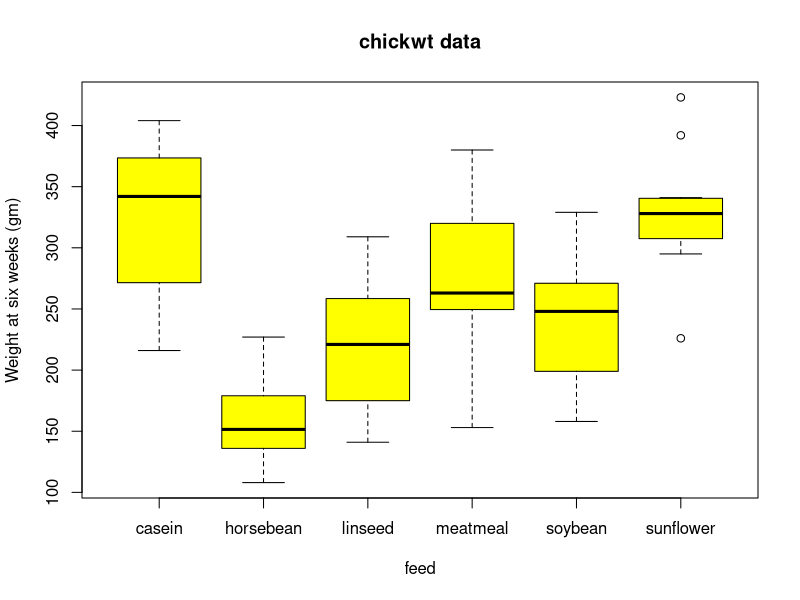

Recreate this plot in R. (Note: this script raises an error after producing the figure.)
## ---- chunk 1
library(stats)
library(graphics)
library(ggplot2)

chk <- chickwts
boxplot(weight ~ feed, data = chk, col = "yellow",
        main = "chickwt data",
        ylab = "Weight at six weeks (gm)")
## ---- chunk 2
library(stats)
library(graphics)
library(ggplot2)
chk <- chickwts
p2 <- ggplot(chk, aes(x = weight, fill = feed)) +
  geom_density(alpha = 0.7, stat = "density (probability)") +
  scale_colour_brewer(type = "qual")
p2
## ---- chunk 3
library(stats)
library(graphics)
library(ggplot2)
chk <- chickwts
p3 <- ggplot(chk, aes(x = weight, fill = feed)) +
  geom_histogram(alpha = 0.7, stat = "bin", position = "stack", binwidth = 25)
  # scale_colour_brewer(type = "qual")
p3
## ---- chunk 4
library(stats)
library(graphics)
library(ggplot2)
# Separate out each feed type as its own data
chk_horsebean <- chk[1:10,1]
chk_linseed <- chk[11:22,1]
chk_soybean <- chk[23:36,1]
chk_sunflower <- chk[37:48,1]
chk_meatmeal <- chk[49:59,1]
chk_casein <- chk[60:71,1]
## ---- chunk 5
library(stats)
library(graphics)
library(ggplot2)
stem(chk_casein)
stem(chk_horsebean)
stem(chk_linseed)
stem(chk_meatmeal)
stem(chk_soybean)
stem(chk_sunflower)
## ---- chunk 6
library(purrr)
x <- rdunif(10000, 5, 1)
edges <- c(0.5,1.5,2.5,3.5,4.5,5.5)
hist(x, breaks = edges)
## ---- chunk 7
library(purrr)
x <- rdunif(10000, 5, 1)
edges <- c(0.5,1.5,2.5,3.5,4.5,5.5)
hist(x, freq=FALSE, breaks = edges, ylab = "Probabilities")
## ---- chunk 8
library(knitr)
outcomes <- c("HHHH", "HHHT  HHTH  HTHH  THHH", "HHTT  HTHT  THHT  HTTH  THTH  TTHH",
              "HTTT  THTT  TTHT  TTTH", "TTTT")
num_of_tails <- c(0, 1, 2, 3, 4)
frequencies <- c(1, 4, 6, 4, 1)
probabilities <- frequencies/16
survey_responses <- num_of_tails + 1
data_frame <- cbind(outcomes, num_of_tails, frequencies, probabilities, survey_responses)
kable(data_frame, caption = "Binomial Example That Looks Like Our Survey")
plot(probabilities ~ num_of_tails, type = "h")
## ---- chunk 9
x <- rbinom(10000, size = 4, p = 0.5) + 1
edges <- c(0.5,1.5,2.5,3.5,4.5,5.5)
hist(x, freq=FALSE, breaks = edges)
## ---- chunk 10
strikeouts <- rpois(162, 7.23)
runs_per_game <- rpois(162, 3.86)
homers_per_game <- rpois(162, 0.80)
## ---- chunk 11
summary(strikeouts)
sd(strikeouts)
var(strikeouts)
hist(strikeouts)
boxplot(strikeouts)
qqnorm(strikeouts)
qqline(strikeouts)

## ---- chunk 12
summary(runs_per_game)
sd(runs_per_game)
var(runs_per_game)
hist(runs_per_game)
boxplot(runs_per_game)
qqnorm(runs_per_game)
qqline(runs_per_game)
## ---- chunk 13
summary(homers_per_game)
sd(homers_per_game)
var(homers_per_game)
hist(homers_per_game)
boxplot(homers_per_game)
qqnorm(homers_per_game)
qqline(homers_per_game)
## ---- chunk 14
library(ggplot2)
library(ggpubr)

team_data <- as.numeric(c(strikeouts, runs_per_game, homers_per_game))

measure_type <- c(rep("strikeouts", 162), rep("runs per game", 162),
                            rep("homers per game", 162))
baseball_data <- cbind.data.frame(team_data, measure_type)

plot1 <- ggplot(baseball_data, aes(x = team_data, fill = measure_type)) +
      geom_bar(alpha = 0.7, position = "dodge", width = 0.6) +
      scale_colour_brewer(type = "qual") +
      theme(legend.position = "none")
plot2 <- ggplot(baseball_data, aes(x = team_data, fill = measure_type)) +
        geom_density(alpha = 0.7, stat = "count") +
        scale_colour_brewer(type = "qual") + 
        theme(legend.position = c(.95, .95),
              legend.justification = c("right", "top"),
              legend.box.just = "right",
              legend.margin = margin(6, 6, 6, 6)
              )

ggarrange(plot1, plot2, ncol = 2, nrow = 1)

